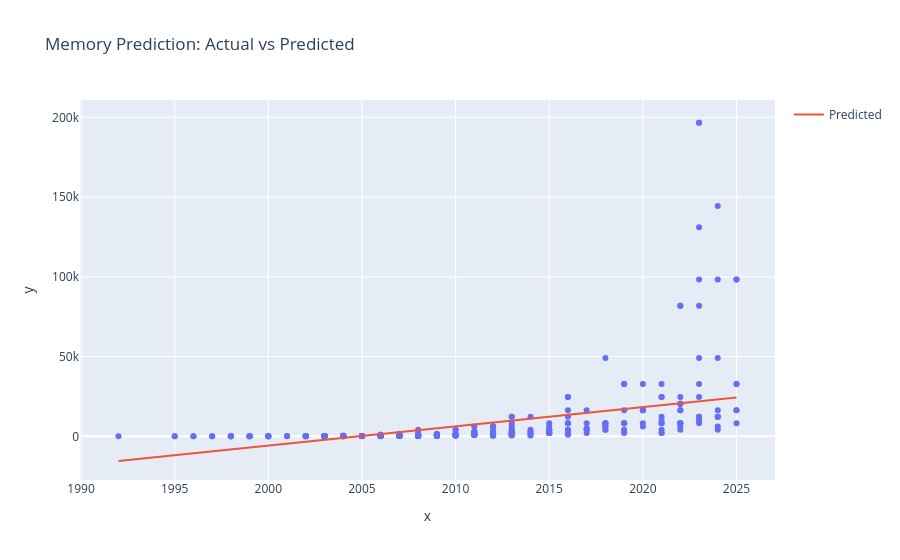

The notebook cell this image was saved under:
### Markdown cell above
## Correlation Analysis

Release year correlates strongly with memory size (0.62) and moderately with clock speed (0.35). Memory and clock speed show weak correlation (0.22).

### Code cell
from sklearn.model_selection import train_test_split
from sklearn.linear_model import LinearRegression
from sklearn.metrics import mean_squared_error

ml_data = gpus[['Release_Year', 'Memory_MB']].dropna()
X = ml_data[['Release_Year']]
y = ml_data['Memory_MB']

X_train, X_test, y_train, y_test = train_test_split(X, y, test_size=0.2, random_state=42)

model = LinearRegression()
model.fit(X_train, y_train)

y_pred = model.predict(X_test)
mse = mean_squared_error(y_test, y_pred)

print(f'MSE: {mse:.2f}')

fig = px.scatter(x=X_test['Release_Year'], y=y_test, title='Memory Prediction: Actual vs Predicted')
fig.add_trace(go.Scatter(x=X_test['Release_Year'], y=y_pred, mode='lines', name='Predicted'))
fig.show()

### Figure 1 — Plotly figure (JSON) as saved in the notebook; plotly's stock layout.template omitted (floating-point values rounded to 4 significant figures; data arrays with more than 128 entries replaced by an {"elided": "..."} marker saying what was removed)
{"data": [{"hovertemplate": "x=%{x}<br>y=%{y}<extra></extra>", "legendgroup": "", "marker": {"color": "#636efa", "symbol": "circle"}, "mode": "markers", "name": "", "orientation": "v", "showlegend": false, "type": "scatter", "x": {"elided": "349 int values"}, "xaxis": "x", "y": {"elided": "349 float values"}, "yaxis": "y"}, {"mode": "lines", "name": "Predicted", "type": "scatter", "x": {"elided": "349 int values"}, "y": {"elided": "349 float values"}}], "layout": {"legend": {"tracegroupgap": 0}, "title": {"text": "Memory Prediction: Actual vs Predicted"}, "xaxis": {"anchor": "y", "domain": [0, 1], "title": {"text": "x"}}, "yaxis": {"anchor": "x", "domain": [0, 1], "title": {"text": "y"}}}}
